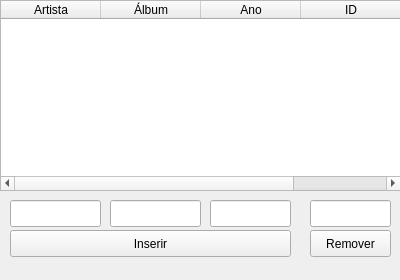
<?xml version="1.0" encoding="UTF-8"?>
<ui version="4.0">
 <class>Mostrador_de_CDs</class>
 <widget class="QMainWindow" name="Mostrador_de_CDs">
  <property name="geometry">
   <rect>
    <x>0</x>
    <y>0</y>
    <width>400</width>
    <height>280</height>
   </rect>
  </property>
  <property name="windowTitle">
   <string>MainWindow</string>
  </property>
  <widget class="QWidget" name="centralwidget">
   <widget class="QTableWidget" name="lista">
    <property name="geometry">
     <rect>
      <x>0</x>
      <y>0</y>
      <width>401</width>
      <height>191</height>
     </rect>
    </property>
    <column>
     <property name="text">
      <string>Artista</string>
     </property>
    </column>
    <column>
     <property name="text">
      <string>Álbum</string>
     </property>
    </column>
    <column>
     <property name="text">
      <string>Ano</string>
     </property>
    </column>
    <column>
     <property name="text">
      <string>ID</string>
     </property>
    </column>
   </widget>
   <widget class="QLineEdit" name="entradaArtista">
    <property name="geometry">
     <rect>
      <x>10</x>
      <y>200</y>
      <width>91</width>
      <height>27</height>
     </rect>
    </property>
   </widget>
   <widget class="QLineEdit" name="entradaAlbum">
    <property name="geometry">
     <rect>
      <x>110</x>
      <y>200</y>
      <width>91</width>
      <height>27</height>
     </rect>
    </property>
   </widget>
   <widget class="QLineEdit" name="entradaAno">
    <property name="geometry">
     <rect>
      <x>210</x>
      <y>200</y>
      <width>81</width>
      <height>27</height>
     </rect>
    </property>
   </widget>
   <widget class="QPushButton" name="botaoInsert">
    <property name="geometry">
     <rect>
      <x>10</x>
      <y>230</y>
      <width>281</width>
      <height>27</height>
     </rect>
    </property>
    <property name="text">
     <string>Inserir</string>
    </property>
   </widget>
   <widget class="QPushButton" name="botaoRemove">
    <property name="geometry">
     <rect>
      <x>310</x>
      <y>230</y>
      <width>81</width>
      <height>27</height>
     </rect>
    </property>
    <property name="text">
     <string>Remover</string>
    </property>
   </widget>
   <widget class="QLineEdit" name="entradaId">
    <property name="geometry">
     <rect>
      <x>310</x>
      <y>200</y>
      <width>81</width>
      <height>27</height>
     </rect>
    </property>
   </widget>
  </widget>
 </widget>
 <resources/>
 <connections/>
</ui>
